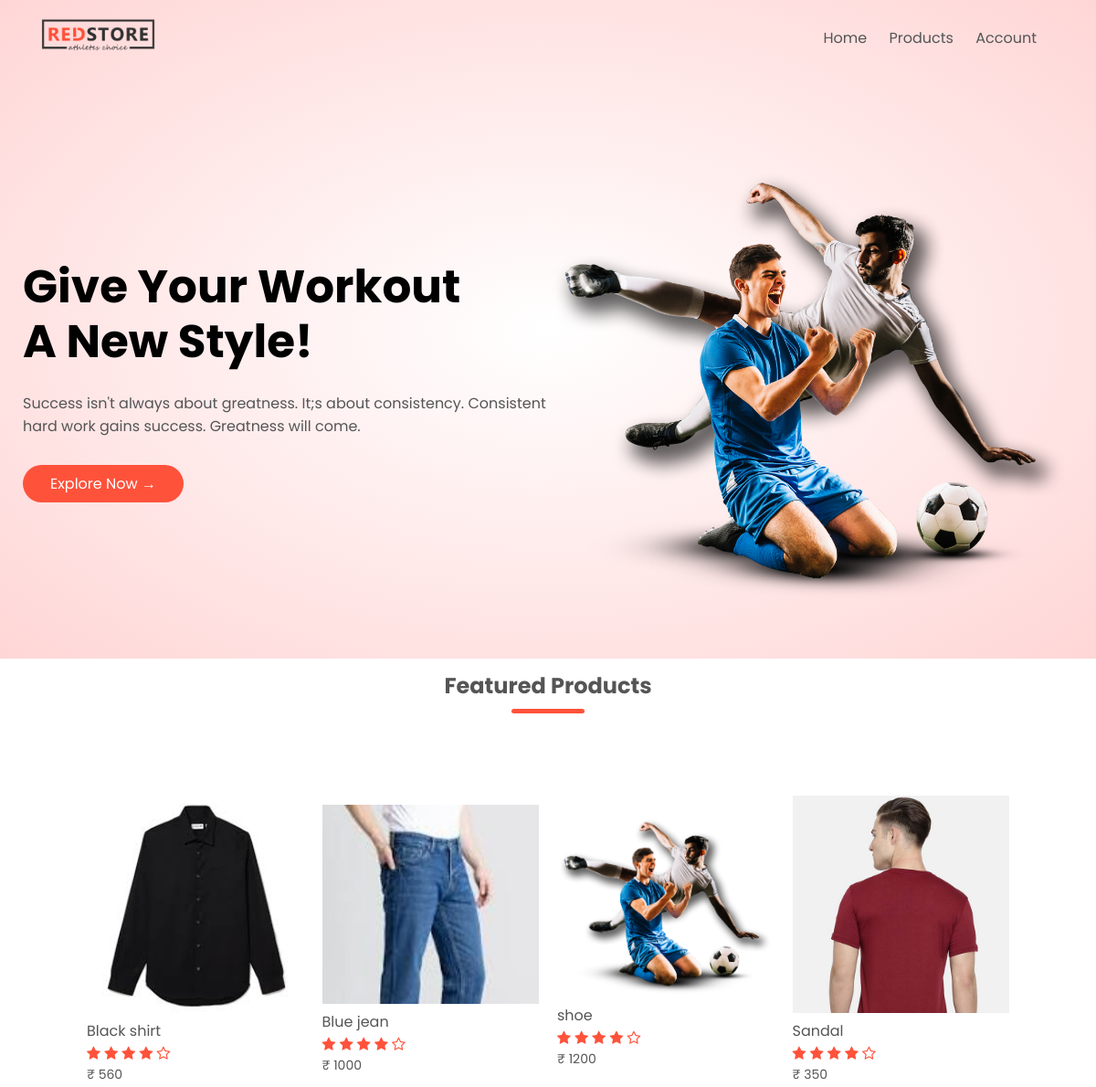
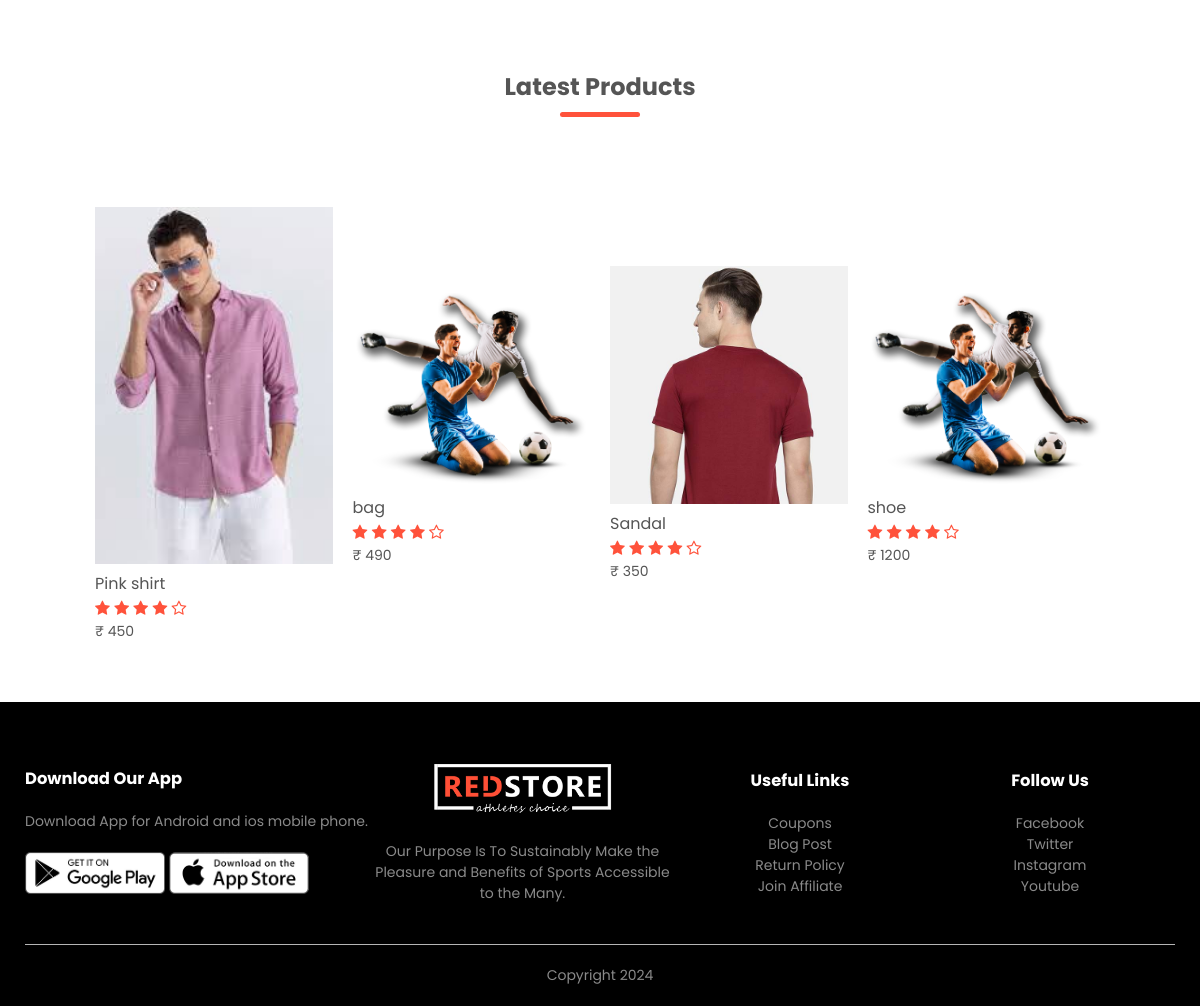
The page / on the database its author committed (2 pictures, top to bottom).
### products/models.py (models this page shows, shortened)
class Product(models.Model):
    LIVE=1
    DELETE=0
    DELETE_CHOICES=((LIVE,'Live'),(DELETE,'Delete'))
    title=models.CharField(max_length=300)
    price=models.IntegerField()
    description=models.TextField()
    image=models.ImageField(upload_to='media/')
    priority=models.IntegerField(default=0)
    delete_status=models.IntegerField(choices=DELETE_CHOICES,default=LIVE)
    created_at=models.DateTimeField(auto_now_add=True)
    updated_at=models.DateTimeField(auto_now=True)

### products/views.py (the view)
# urls.py: path('', views.index,name="home"),
def index(request):
    featured_product=Product.objects.order_by('priority')[:4]
    latest_product=Product.objects.order_by('-id') [:4]
    context={
        'featured_product':featured_product,
        'latest_product':latest_product
    }
    return render(request,"index.html",context)

### templates/index.html
{% extends "blank_layout.html" %}
{% block banner %}
{% include "banner.html" %}
{% endblock banner %}
{% block content %}
{% include "content.html" %}
{% endblock content %}

### templates/content.html (shortened to what this page needs)
{% load static %}
<div class="small-container">
    <h2 class="title">Featured Products</h2>
    <div class="row">
        {% for product in featured_product  %}
        <div class="col-4">
            <a href="{% url 'detail_product' product.id %}"> <img src="{{ product.image.url }}"> </a>
            <h4>{{product.title}}</h4>
            <div class="rating">
                <i class="fa fa-star"></i>
                <i class="fa fa-star"></i>
                <i class="fa fa-star"></i>
                <i class="fa fa-star"></i>
                <i class="fa fa-star-o"></i>
            </div>
            <p>₹ {{product.price}}</p>
        </div>
        {% endfor %}
    </div>
    <h2 class="title">Latest Products</h2>
    <div class="row">
        {% for product in latest_product %}
        <div class="col-4">
            <a href="product_details.html"><img src="{{product.image.url}}"></a>
            <h4>{{product.title}}</h4>
            <div class="rating">
                <i class="fa fa-star"></i>
                <i class="fa fa-star"></i>
                <i class="fa fa-star"></i>
                <i class="fa fa-star"></i>
                <i class="fa fa-star-o"></i>
            </div>
            <p>₹ {{product.price}}</p>
        </div>
        {%endfor%}
    </div>
</div>

### static/css/style.css (style rules this page uses)
* { margin: 0; padding: 0; box-sizing: border-box; }
body { font-family: 'Poppins', sans-serif; }
a { text-decoration: none; color: #555; }
p { color: #555; }
.row { display: flex; align-items: center; flex-wrap: wrap; justify-content: space-around; }
.small-container { max-width: 1080px; margin: auto; padding-left: 25px; padding-right: 25px; }
.col-4 { flex-basis: 25%; padding: 10px; min-width: 200px; margin-bottom: 50px; transition: transform 0.5s; }
.col-4 img { width: 100%; }
.title { text-align: center; margin: 0 auto 80px; position: relative; line-height: 60px; color: #555; }
.title::after { content: ''; background: #ff523b; width: 80px; height: 5px; border-radius: 5px; position: absolute; bottom: 0; left: 50%; transform: translateX(-50%); }
h4 { color: #555; font-weight: normal; }
.col-4 p { font-size: 14px; }
.rating .fa { color: #ff523b; }

### rows shown on the page
Product: image (picture), title "Black shirt", price "560"
Product: image (picture), title "Blue jean", price "1000"
Product: image (picture), title "shoe", price "1200"
Product: image (picture), title "Sandal", price "350"
Product: image (picture), title "Pink shirt", price "450"
Product: image (picture), title "bag", price "490"
